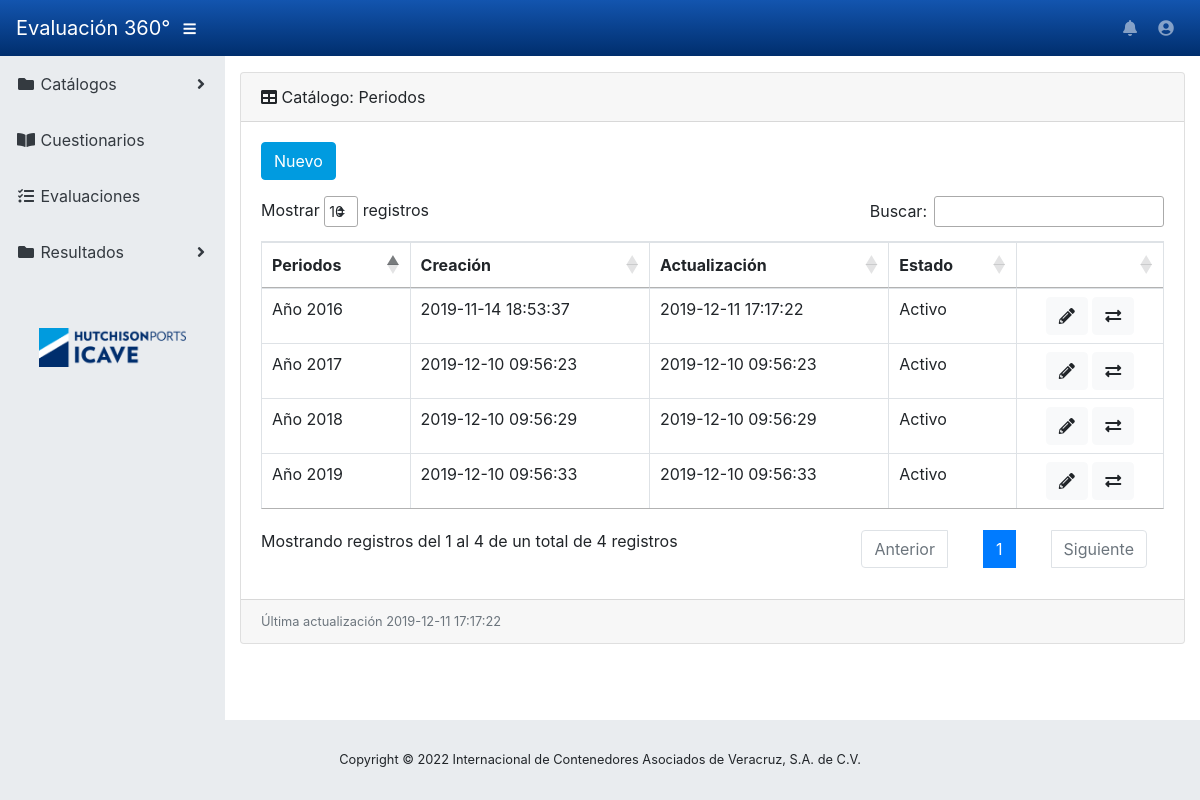
Page /app/admin/catalogos/periodos/index.php on the committed database.
### tables this page shows
CREATE TABLE `periodos` (
  `id` int(11) NOT NULL,
  `periodo` varchar(50) DEFAULT NULL,
  `creacion` datetime NOT NULL DEFAULT CURRENT_TIMESTAMP,
  `actualizacion` datetime DEFAULT NULL,
  `estado` set('Activo','Inactivo') NOT NULL
);

### app/admin/catalogos/periodos/index.php (the view, shortened to what this page needs)
<?php
require_once '../../../../config/global.php';
require_once '../../../../config/db.php';
?>
<!DOCTYPE html>
<html lang="es">
<head>
    <link rel="stylesheet" type="text/css" href="https://cdn.datatables.net/1.10.20/css/jquery.dataTables.css">
</head>
<body id="page-top">
<div id="wrapper">
    <div id="content-wrapper">
        <div class="container-fluid">
            <div class="card mb-3">
                <div class="card-header">
                    <i class="fas fa-table"></i>
                    Catálogo: Periodos
                </div>
                <div class="card-body">
                    <button class="btn btn-primary mb-3" onclick="location.href ='nuevo.php'">Nuevo</button>
                    <div class="table-responsive">
                        <form id="tableform" action="editar.php" method="post">
                            <table class="table table-bordered" id="dataTable" width="100%" cellspacing="0">
                                <thead>
                                <tr>
                                    <th class="text-left">Periodos</th>
                                    <th class="text-left">Creación</th>
                                    <th class="text-left">Actualización</th>
                                    <th class="text-left">Estado</th>
                                    <th></th>
                                </tr>
                                </thead>
                                <tbody>
                                <?php foreach ($conexion->query('SELECT * from periodos') as $row){ ?>
                                    <tr>
                                        <td class="text-left"><?php echo @$row['periodo'] ?></td>
                                        <td class="text-left"><?php echo $row['creacion'] ?></td>
                                        <td class="text-left"><?php echo $row['actualizacion'] ?></td>
                                        <td class="text-left"><?php echo @$row['estado'] ?></td>
                                        <td class="text-center">
                                            <button type="submit" title="Editar registro"  name="editar" value="<?php  echo $row["id"]; ?>" id="<?php  echo $row["id"]; ?>"  class="btn btn-xs btn-light edit">
                                                <i class="fas fa-pencil-alt"></i>
                                            </button>
                                            <button type="submit" title="Cambiar estatus" name="cambiar" value="<?php echo $row['id'] ?>" id="<?php  echo $row["id"]; ?>" class="btn btn-xs btn-light change" >
                                                <i class="fas fa-exchange-alt"></i>
                                            </button>
                                        </td>
                                    </tr>
                                    <?php
                                }
                                ?>
                                </tbody>
                            </table>
                        </form>
                    </div>
                </div>
                <div class="card-footer small text-muted">Última actualización
                    <?php
                    foreach ($conexion->query('SELECT actualizacion from periodos order by actualizacion desc limit 1') as $fecha){
                        echo $fecha['actualizacion'];
                    }
                    ?>
                </div>
            </div>
        </div>
    </div>
</div>
</body>
</html>

### rows in the picture
periodos: periodo "Año 2016", creacion "2019-11-14 18:53:37", actualizacion "2019-12-11 17:17:22", estado "Activo", $row["id"] 1 (drawn), $row['id'] 1 (drawn)
periodos: periodo "Año 2017", creacion "2019-12-10 09:56:23", actualizacion "2019-12-10 09:56:23", estado "Activo", $row["id"] 44 (drawn), $row['id'] 44 (drawn)
periodos: periodo "Año 2018", creacion "2019-12-10 09:56:29", actualizacion "2019-12-10 09:56:29", estado "Activo", $row["id"] 45 (drawn), $row['id'] 45 (drawn)
periodos: periodo "Año 2019", creacion "2019-12-10 09:56:33", actualizacion "2019-12-10 09:56:33", estado "Activo", $row["id"] 46 (drawn), $row['id'] 46 (drawn)
